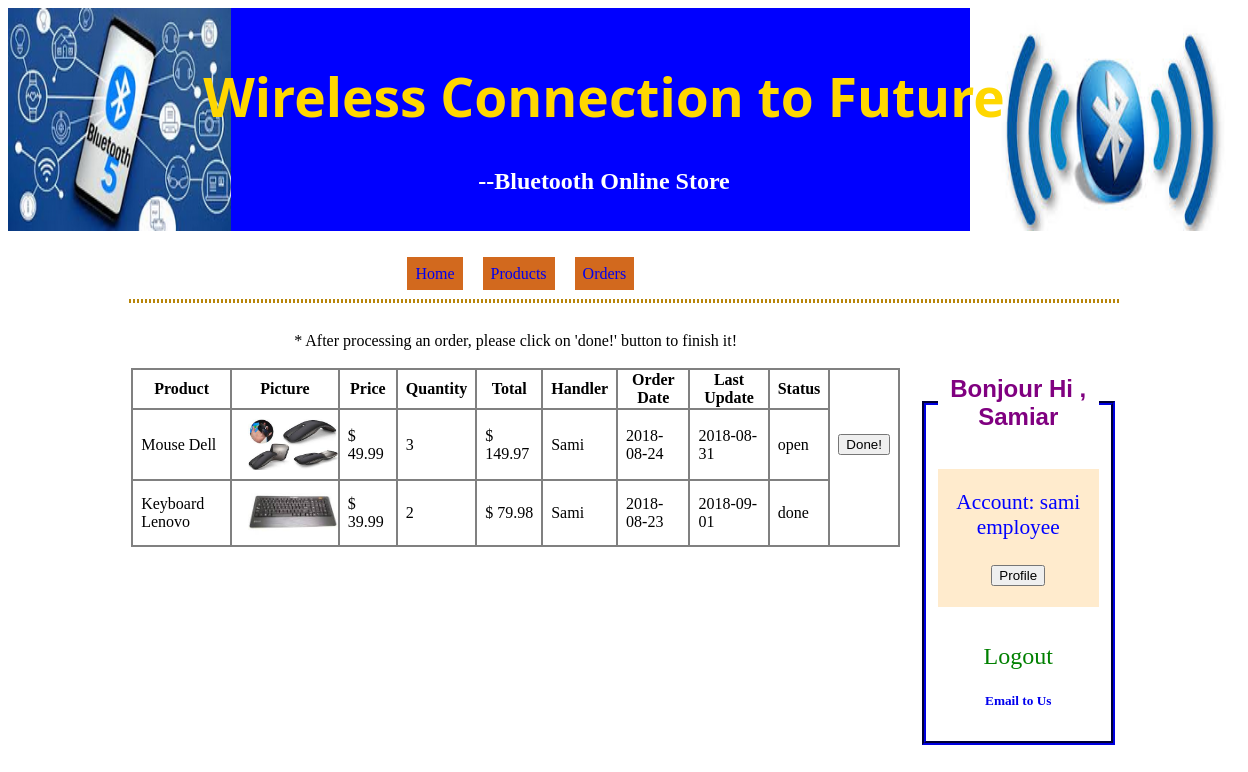
Screenshot of /OnlineStore/orderemp.php (signed in) with the database file from the repository.
### tables this page shows
CREATE TABLE `orders` (
  `orderid` smallint(6) NOT NULL,
  `userid` smallint(6) NOT NULL,
  `productid` smallint(6) NOT NULL,
  `price` decimal(5,2) NOT NULL,
  `qty` int(3) NOT NULL,
  `total` decimal(8,2) NOT NULL,
  `emid` smallint(6) NOT NULL,
  `emname` varchar(15) NOT NULL,
  `date` date NOT NULL,
  `uptodate` date NOT NULL,
  `status` set('open','done') NOT NULL DEFAULT 'open'
);

CREATE TABLE `products` (
  `productid` smallint(6) NOT NULL,
  `productname` varchar(20) NOT NULL,
  `description` varchar(500) NOT NULL,
  `price` decimal(5,2) NOT NULL,
  `date` date NOT NULL,
  `url` varchar(50) NOT NULL
);

### OnlineStore/orderemp.php (the view, shortened to what this page needs)
<?php
include 'conn.php';
        ?>
<html>
<head>
    <link rel="stylesheet" href="onlinestore.css">
</head>
<body>
    <?php
    include "head.php";
    ?>
    <div class="main">
        <div class="divmain">
            <form action="orderemp.php" method="POST">
                <center>
                    <label>* After processing an order, please click on 'done!' button to finish it! </label><br><br>
                    <?php
                    if (isset($_SESSION['id']) && $_SESSION['type'] == 'employee') { ?>
                    <table class='bd'>
                        <th class='bd'>Product</th>
                        <th class='bd'>Picture</th>
                        <th class='bd'>Price</th>
                        <th class='bd'>Quantity</th>
                        <th class='bd'>Total</th>
                        <th class='bd'>Handler</th>
                        <th class='bd'>Order Date</th>
                        <th class='bd'>Last Update</th>
                        <th class='bd'>Status</th>
                        <?php
                        $id = $_SESSION['id'];
                        $query = "SELECT * FROM products inner join orders o using (productid) where emid ='$id' order by o.date desc";
                        $result = mysqli_query($connect, $query);
                        while ($row = mysqli_fetch_assoc($result)) {
                            $oid=$row['orderid'];
                            $opname = $row["productname"];
                            $oprice = $row["price"];
                            $ourl = $row['url'];
                            $oqty = $row["qty"];
                            $ototal = $row['total'];
                            $emname = $row['emname'];
                            $date = $row['date'];
                            $uptodate = $row['uptodate'];
                            $status = $row['status'];
                            echo "
                            <tr>
                                <td class='bd'>$opname</td>
                                <td class='bd'><img class='pic' src='$ourl'></td>
                                <td class='bd'>\$ $oprice</td>
                                <td class='bd'>$oqty</td>
                                <td class='bd'>\$ $ototal</td>
                                <td class='bd'>$emname</td>
                                <td class='bd'>$date</td>
                                <td class='bd'>$uptodate</td>
                                <td class='bd'>$status</td>";
                                if ($status=='open'){
                                echo "<td><button type='submit' name='done' value='$oid'>Done!</button></td>";}
                            echo "</tr>";
                        }
                        echo "</table></center><br><br>";
                    }
                    ?>
            </form>
        </div>
        <?php
        include "profile.php"
        ?>
    </div>
</body>
</html>

### OnlineStore/onlinestore.css (style rules this page uses)
form { text-align: center; }
div { padding-top: 2ch; padding-bottom: 2ch; }
.main { margin: 0 auto; text-align: center; padding-left: 10%; padding-right: 10%; overflow: scroll; }
.divmain { float: left; width: 78%; padding-top: 5px; }
img { max-width: 100%; margin: 1ch; }
.pic { max-height: 10ch; }
table, th, td { padding-left: 1ch; padding-right: 1ch; }
.bd { border: solid grey 2px; border-collapse: collapse; }

### rows the page displays
orders: productid.productname "Mouse Dell", productid.url (picture), price "49.99", qty "3", total "149.97", emname "Sami", date "2018-08-24", uptodate "2018-08-31", status "open", $oid 2 (drawn)
orders: productid.productname "Keyboard Lenovo", productid.url (picture), price "39.99", qty "2", total "79.98", emname "Sami", date "2018-08-23", uptodate "2018-09-01", status "done"

### other values shown
$_SESSION['name'] "Samiar"
$_SESSION['un'] "sami"
$_SESSION["type"] "employee"
